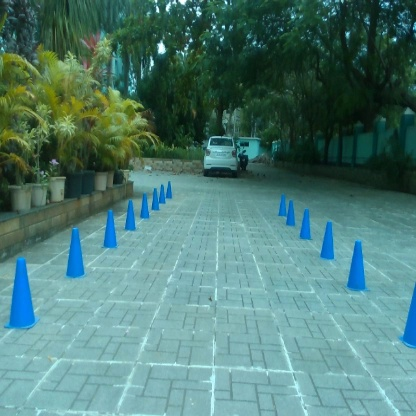
#> input picture newcone/t.jpg, 416 x 416 px, found by its file name
$ python keypointsextraction.py
#> lines starting #> are read from the running program, lines starting #| are printed output that depends on the picture; after the words box and inside, x2 and y2 are one past the last pixel; in counts of white or black regions, pixels touching at a corner belong together
import imutils
import cv2
#from google.colab.patches import cv2_imshow

image = cv2.imread('D:/Solethon/keypoint/newcone/t.jpg')
#> image is the input picture: shape (416, 416, 3); mean B, G, R 117.5, 124.4, 80.4
cv2.imshow('image',image)


lab = cv2.cvtColor(image,cv2.COLOR_BGR2LAB)
#> lab: shape (416, 416, 3); mean of channels 0, 1, 2 122.6, 112.3, 127.6
L,A,B=cv2.split(lab)
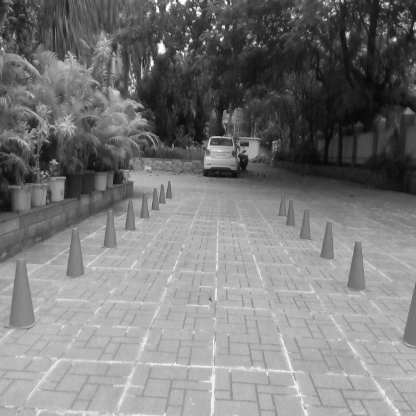
#> L: shape (416, 416); min 8, max 255, mean 122.6
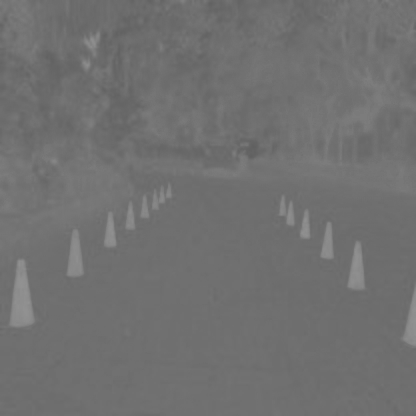
#> A: shape (416, 416); min 96, max 146, mean 112.3
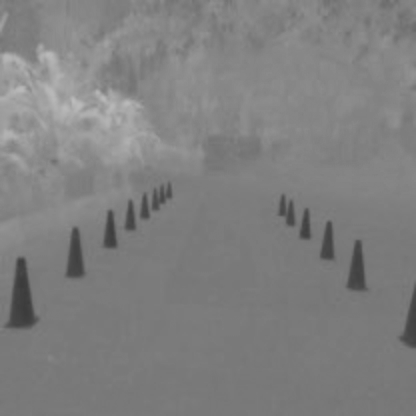
#> B: shape (416, 416); min 59, max 188, mean 127.6
cv2.imshow('lab',lab)


ret, thresh1 = cv2.threshold(A, 120, 255, cv2.THRESH_BINARY +
                                            cv2.THRESH_OTSU)
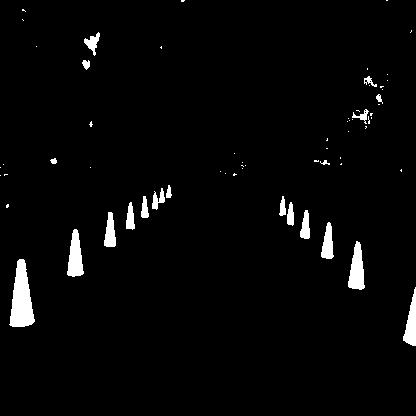
#> thresh1: shape (416, 416); 2.7% white; 65 white regions (45 under 20 px)
#> ret = 123

cv2.imshow('thresh',thresh1)

# find contours in thresholded image, then grab the largest
# one
cnts = cv2.findContours(thresh1.copy(), cv2.RETR_EXTERNAL,
    cv2.CHAIN_APPROX_SIMPLE)
#> cnts = 65 contours, 46 with area under 20; largest, box (x1, y1, x2, y2) and area: (9, 259, 35, 327) 1030, (348, 241, 365, 290) 484, (67, 229, 84, 277) 470, (403, 287, 416, 346) 366, (321, 222, 334, 259) 270
cnts = imutils.grab_contours(cnts)
c = max(cnts, key=cv2.contourArea)
#> c = contour of 52 points, box (x1, y1, x2, y2) (9, 259, 35, 327), area 1030
# print(c)
# determine the most extreme points along the contour
extLeft = tuple(c[c[:, :, 0].argmin()][0])
#> extLeft = (9, 324)
extRight = tuple(c[c[:, :, 0].argmax()][0])
#> extRight = (34, 321)
extTop = tuple(c[c[:, :, 1].argmin()][0])
#> extTop = (19, 259)
extBot = tuple(c[c[:, :, 1].argmax()][0])
#> extBot = (12, 326)
rng = int((extBot[1] - extTop[1]) * 0.2)
#> rng = 13

finalYBot = extBot[1] + rng
#> finalYBot = 339
finalYTop = extBot[1] - rng
#> finalYTop = 313

newC = []
for i in c:
  if i[0][1] >= finalYTop and i[0][1] <= finalYBot  :
    newC.append((i[0][0],i[0][1]))
#> this loop made 52 passes
#> i on passes 1 to 12: [[19, 259]], [[17, 261]], [[17, 267]], [[16, 268]], [[16, 276]], [[15, 277]], [[15, 282]], [[14, 283]], [[14, 289]], [[13, 290]], [[13, 298]], [[12, 299]]
#> after the loop, newC = [(11, 315), (10, 316), (10, 323), (9, 324), (10, 325), (11, 325), (12, 326), (24, 326), (25, 325), (28, 325), (29, 324), (31, 324), (34, 321), (34, 319), (33, 318), (33, 314), (32, 313)]


extLeft = min(newC)
extRight = max(newC)

cv2.drawContours(image, [c], -1, (0, 255, 255), 2)
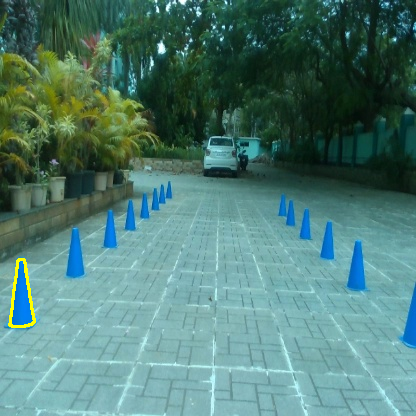
#> image: shape (416, 416, 3); 0.3% of pixels changed, all inside (x1, y1, x2, y2) = (8, 258, 36, 328)
cv2.circle(image, extLeft, 5, (0, 0, 255), -1)
#> image: shape (416, 416, 3); 0.05% of pixels changed, all inside (x1, y1, x2, y2) = (4, 319, 15, 330)
cv2.circle(image, extRight, 5, (0, 255, 0), -1)
#> image: shape (416, 416, 3); mean B, G, R 116.8, 124.7, 81
cv2.circle(image, extTop, 5, (0, 0, 255), -1)
cv2.circle(image, extBot, 8, (255, 255, 0), -1)
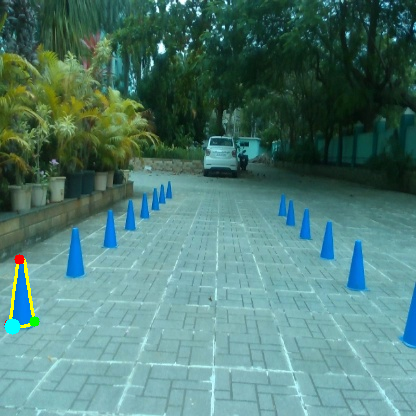
#> image: shape (416, 416, 3); mean B, G, R 116.9, 124.8, 80.9


centerBase = ((extLeft[0]+extRight[0])//2 ,(extLeft[1]+extRight[1])//2 )
#> centerBase = (21, 322)
cv2.circle(image, centerBase, 1, (255, 255, 255), -1)
#> image: shape (416, 416, 3); under 0.01% of pixels changed, all inside (x1, y1, x2, y2) = (20, 321, 23, 324)


print("top", extTop )
#| top (19, 259)
print("base center",centerBase)
#| base center (21, 322)
print("left",extLeft)
#| left (9, 324)
print("right",extRight)
#| right (34, 321)
# show the output image
cv2.imshow('',image)

cv2.waitKey(0)


# [29 lines of commented-out code are left out]
